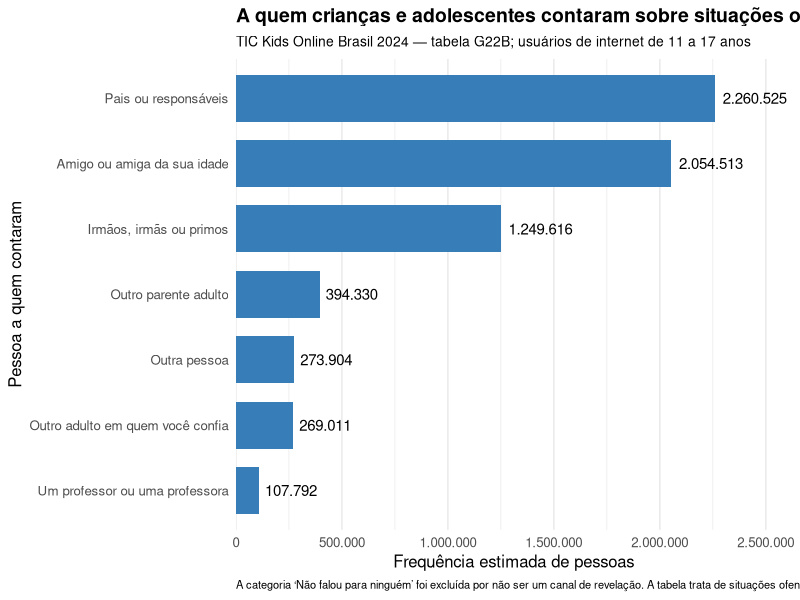

This chart was generated by the following R code:
# ============================================================
# Gráfico — destinatários das revelações de situações ofensivas
# na internet (TIC Kids Online Brasil 2024, tabela G22B)
# ============================================================

library(readr)
library(dplyr)
library(ggplot2)

# A base CSV foi exportada em formato longo e usa ponto e vírgula.
dados_g22b <- read_delim(
  "TIC_Kids_Online_Brasil_2024_G22B.csv",
  delim = ";",
  na = c("", "NA"),
  show_col_types = FALSE
)

# Usar somente a linha TOTAL / Total e as respostas "Sim".
# A coluna frequencia_pessoas contém os totais estimados apresentados
# na tabela do Cetic.br/NIC.br; não são contagens brutas de respondentes.
frequencias <- dados_g22b %>%
  filter(
    recorte == "TOTAL",
    categoria == "Total",
    resposta == "Sim",
    !is.na(frequencia_pessoas),
    canal_resposta != "Não falou para ninguém"
  ) %>%
  mutate(
    frequencia_pessoas = as.numeric(frequencia_pessoas),
    canal_resposta = trimws(canal_resposta),
    canal_resposta = factor(
      canal_resposta,
      levels = canal_resposta[order(frequencia_pessoas)]
    )
  )

# Gráfico de barras horizontais ordenadas
grafico_canais <- ggplot(
  frequencias,
  aes(x = canal_resposta, y = frequencia_pessoas)
) +
  geom_col(fill = "#377EB8", width = 0.72) +
  geom_text(
    aes(label = format(
      round(frequencia_pessoas),
      big.mark = ".",
      decimal.mark = ",",
      scientific = FALSE,
      trim = TRUE
    )),
    hjust = -0.12,
    size = 3.8
  ) +
  coord_flip() +
  scale_y_continuous(
    labels = function(x) format(
      round(x), big.mark = ".", decimal.mark = ",",
      scientific = FALSE, trim = TRUE
    ),
    expand = expansion(mult = c(0, 0.16))
  ) +
  labs(
    title = "A quem crianças e adolescentes contaram sobre situações ofensivas na internet",
    subtitle = "TIC Kids Online Brasil 2024 — tabela G22B; usuários de internet de 11 a 17 anos",
    x = "Pessoa a quem contaram",
    y = "Frequência estimada de pessoas",
    caption = paste(
      "A categoria ‘Não falou para ninguém’ foi excluída por não ser um canal de revelação.",
      "A tabela trata de situações ofensivas na internet, não exclusivamente de bullying/cyberbullying."
    )
  ) +
  theme_minimal(base_size = 12) +
  theme(
    plot.title = element_text(face = "bold", size = 14),
    plot.subtitle = element_text(size = 10),
    panel.grid.major.y = element_blank(),
    plot.caption = element_text(size = 8, hjust = 0)
  )

print(grafico_canais)

# Tabela numérica utilizada no gráfico
print(frequencias %>% select(canal_resposta, frequencia_pessoas))

# Para incluir também quem não contou a ninguém, remova esta condição do filtro:
# canal_resposta != "Não falou para ninguém"
